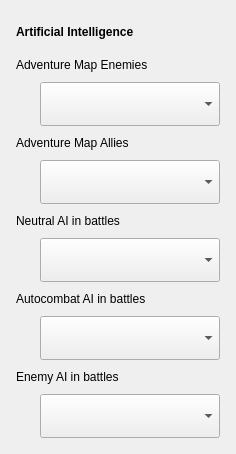
        <widget class="QFrame" name="aiSettingsCard">
         <property name="surface" stdset="0">
          <string notr="true">card</string>
         </property>
         <property name="frameShape">
          <enum>QFrame::NoFrame</enum>
         </property>
         <property name="sizePolicy">
          <sizepolicy hsizetype="Expanding" vsizetype="Preferred">
           <horstretch>0</horstretch>
           <verstretch>0</verstretch>
          </sizepolicy>
         </property>
         <layout class="QFormLayout" name="aiSettingsLayout">
          <property name="fieldGrowthPolicy">
           <enum>QFormLayout::AllNonFixedFieldsGrow</enum>
          </property>
          <property name="rowWrapPolicy">
           <enum>QFormLayout::WrapLongRows</enum>
          </property>
          <property name="labelAlignment">
           <set>Qt::AlignLeading|Qt::AlignLeft|Qt::AlignVCenter</set>
          </property>
          <property name="formAlignment">
           <set>Qt::AlignLeading|Qt::AlignLeft|Qt::AlignTop</set>
          </property>
          <property name="horizontalSpacing">
           <number>24</number>
          </property>
          <property name="verticalSpacing">
           <number>10</number>
          </property>
          <property name="leftMargin">
           <number>16</number>
          </property>
          <property name="topMargin">
           <number>16</number>
          </property>
          <property name="rightMargin">
           <number>16</number>
          </property>
          <property name="bottomMargin">
           <number>16</number>
          </property>
          <item row="0" column="0" colspan="2">
           <widget class="QLabel" name="labelArtificialIntelligence">
            <property name="font">
             <font>
              <bold>true</bold>
             </font>
            </property>
            <property name="text">
             <string>Artificial Intelligence</string>
            </property>
            <property name="wordWrap">
             <bool>true</bool>
            </property>
            <property name="sizePolicy">
             <sizepolicy hsizetype="Preferred" vsizetype="Preferred">
              <horstretch>0</horstretch>
              <verstretch>0</verstretch>
             </sizepolicy>
            </property>
            <property name="role" stdset="0">
             <string notr="true">sectionTitle</string>
            </property>
            <property name="maximumSize">
             <size>
              <width>16777215</width>
              <height>16777215</height>
             </size>
            </property>
            <property name="minimumSize">
             <size>
              <width>0</width>
              <height>32</height>
             </size>
            </property>
           </widget>
          </item>
          <item row="1" column="0">
           <widget class="QLabel" name="labelEnemyPlayerAI">
            <property name="text">
             <string>Adventure Map Enemies</string>
            </property>
            <property name="wordWrap">
             <bool>true</bool>
            </property>
            <property name="sizePolicy">
             <sizepolicy hsizetype="Preferred" vsizetype="Preferred">
              <horstretch>0</horstretch>
              <verstretch>0</verstretch>
             </sizepolicy>
            </property>
            <property name="maximumSize">
             <size>
              <width>240</width>
              <height>16777215</height>
             </size>
            </property>
            <property name="buddy">
             <cstring>comboBoxEnemyPlayerAI</cstring>
            </property>
            <property name="minimumSize">
             <size>
              <width>180</width>
              <height>0</height>
             </size>
            </property>
           </widget>
          </item>
          <item row="1" column="1">
           <widget class="QComboBox" name="comboBoxEnemyPlayerAI">
            <property name="currentText">
             <string notr="true" />
            </property>
            <property name="minimumSize">
             <size>
              <width>88</width>
              <height>44</height>
             </size>
            </property>
            <property name="sizePolicy">
             <sizepolicy hsizetype="Ignored" vsizetype="Fixed">
              <horstretch>0</horstretch>
              <verstretch>0</verstretch>
             </sizepolicy>
            </property>
            <property name="sizeAdjustPolicy">
             <enum>QComboBox::AdjustToMinimumContentsLengthWithIcon</enum>
            </property>
            <property name="minimumContentsLength">
             <number>8</number>
            </property>
           </widget>
          </item>
          <item row="2" column="0">
           <widget class="QLabel" name="labelAlliedPlayerAI">
            <property name="text">
             <string>Adventure Map Allies</string>
            </property>
            <property name="wordWrap">
             <bool>true</bool>
            </property>
            <property name="sizePolicy">
             <sizepolicy hsizetype="Preferred" vsizetype="Preferred">
              <horstretch>0</horstretch>
              <verstretch>0</verstretch>
             </sizepolicy>
            </property>
            <property name="maximumSize">
             <size>
              <width>240</width>
              <height>16777215</height>
             </size>
            </property>
            <property name="buddy">
             <cstring>comboBoxAlliedPlayerAI</cstring>
            </property>
            <property name="minimumSize">
             <size>
              <width>180</width>
              <height>0</height>
             </size>
            </property>
           </widget>
          </item>
          <item row="2" column="1">
           <widget class="QComboBox" name="comboBoxAlliedPlayerAI">
            <property name="currentText">
             <string notr="true" />
            </property>
            <property name="minimumSize">
             <size>
              <width>88</width>
              <height>44</height>
             </size>
            </property>
            <property name="sizePolicy">
             <sizepolicy hsizetype="Ignored" vsizetype="Fixed">
              <horstretch>0</horstretch>
              <verstretch>0</verstretch>
             </sizepolicy>
            </property>
            <property name="sizeAdjustPolicy">
             <enum>QComboBox::AdjustToMinimumContentsLengthWithIcon</enum>
            </property>
            <property name="minimumContentsLength">
             <number>8</number>
            </property>
           </widget>
          </item>
          <item row="3" column="0">
           <widget class="QLabel" name="labelNeutralAI">
            <property name="text">
             <string>Neutral AI in battles</string>
            </property>
            <property name="wordWrap">
             <bool>true</bool>
            </property>
            <property name="sizePolicy">
             <sizepolicy hsizetype="Preferred" vsizetype="Preferred">
              <horstretch>0</horstretch>
              <verstretch>0</verstretch>
             </sizepolicy>
            </property>
            <property name="maximumSize">
             <size>
              <width>240</width>
              <height>16777215</height>
             </size>
            </property>
            <property name="buddy">
             <cstring>comboBoxNeutralAI</cstring>
            </property>
            <property name="minimumSize">
             <size>
              <width>180</width>
              <height>0</height>
             </size>
            </property>
           </widget>
          </item>
          <item row="3" column="1">
           <widget class="QComboBox" name="comboBoxNeutralAI">
            <property name="currentText">
             <string notr="true" />
            </property>
            <property name="minimumSize">
             <size>
              <width>88</width>
              <height>44</height>
             </size>
            </property>
            <property name="sizePolicy">
             <sizepolicy hsizetype="Ignored" vsizetype="Fixed">
              <horstretch>0</horstretch>
              <verstretch>0</verstretch>
             </sizepolicy>
            </property>
            <property name="sizeAdjustPolicy">
             <enum>QComboBox::AdjustToMinimumContentsLengthWithIcon</enum>
            </property>
            <property name="minimumContentsLength">
             <number>8</number>
            </property>
           </widget>
          </item>
          <item row="4" column="0">
           <widget class="QLabel" name="labelFriendlyAI">
            <property name="text">
             <string>Autocombat AI in battles</string>
            </property>
            <property name="wordWrap">
             <bool>true</bool>
            </property>
            <property name="sizePolicy">
             <sizepolicy hsizetype="Preferred" vsizetype="Preferred">
              <horstretch>0</horstretch>
              <verstretch>0</verstretch>
             </sizepolicy>
            </property>
            <property name="maximumSize">
             <size>
              <width>240</width>
              <height>16777215</height>
             </size>
            </property>
            <property name="buddy">
             <cstring>comboBoxFriendlyAI</cstring>
            </property>
            <property name="minimumSize">
             <size>
              <width>180</width>
              <height>0</height>
             </size>
            </property>
           </widget>
          </item>
          <item row="4" column="1">
           <widget class="QComboBox" name="comboBoxFriendlyAI">
            <property name="editable">
             <bool>false</bool>
            </property>
            <property name="currentText">
             <string notr="true" />
            </property>
            <property name="minimumSize">
             <size>
              <width>88</width>
              <height>44</height>
             </size>
            </property>
            <property name="sizePolicy">
             <sizepolicy hsizetype="Ignored" vsizetype="Fixed">
              <horstretch>0</horstretch>
              <verstretch>0</verstretch>
             </sizepolicy>
            </property>
            <property name="sizeAdjustPolicy">
             <enum>QComboBox::AdjustToMinimumContentsLengthWithIcon</enum>
            </property>
            <property name="minimumContentsLength">
             <number>8</number>
            </property>
           </widget>
          </item>
          <item row="5" column="0">
           <widget class="QLabel" name="labelEnemyAI">
            <property name="text">
             <string>Enemy AI in battles</string>
            </property>
            <property name="wordWrap">
             <bool>true</bool>
            </property>
            <property name="sizePolicy">
             <sizepolicy hsizetype="Preferred" vsizetype="Preferred">
              <horstretch>0</horstretch>
              <verstretch>0</verstretch>
             </sizepolicy>
            </property>
            <property name="maximumSize">
             <size>
              <width>240</width>
              <height>16777215</height>
             </size>
            </property>
            <property name="buddy">
             <cstring>comboBoxEnemyAI</cstring>
            </property>
            <property name="minimumSize">
             <size>
              <width>180</width>
              <height>0</height>
             </size>
            </property>
           </widget>
          </item>
          <item row="5" column="1">
           <widget class="QComboBox" name="comboBoxEnemyAI">
            <property name="editable">
             <bool>false</bool>
            </property>
            <property name="currentText">
             <string notr="true" />
            </property>
            <property name="minimumSize">
             <size>
              <width>88</width>
              <height>44</height>
             </size>
            </property>
            <property name="sizePolicy">
             <sizepolicy hsizetype="Ignored" vsizetype="Fixed">
              <horstretch>0</horstretch>
              <verstretch>0</verstretch>
             </sizepolicy>
            </property>
            <property name="sizeAdjustPolicy">
             <enum>QComboBox::AdjustToMinimumContentsLengthWithIcon</enum>
            </property>
            <property name="minimumContentsLength">
             <number>8</number>
            </property>
           </widget>
          </item>
         </layout>
        </widget>
